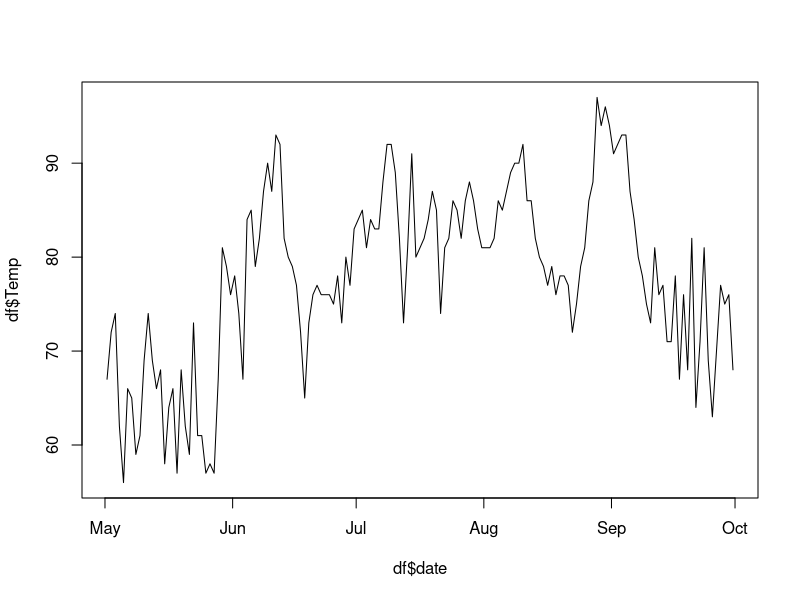
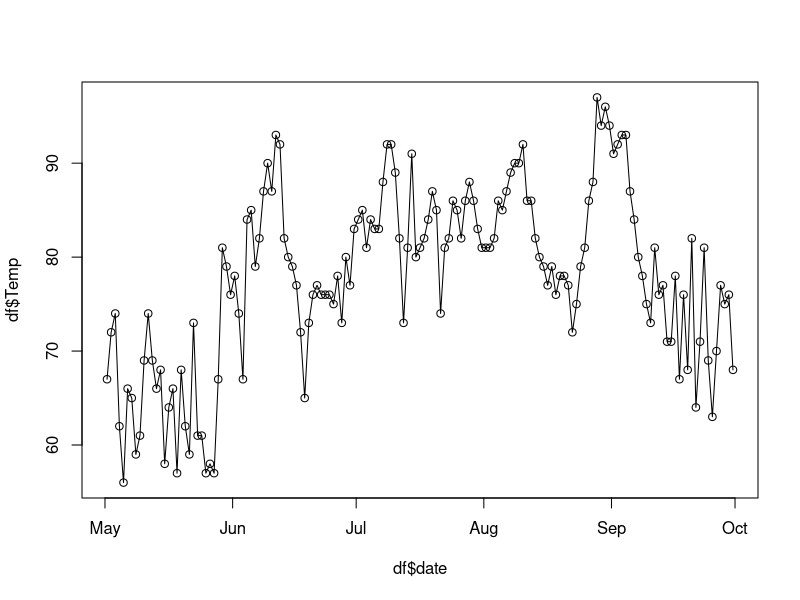
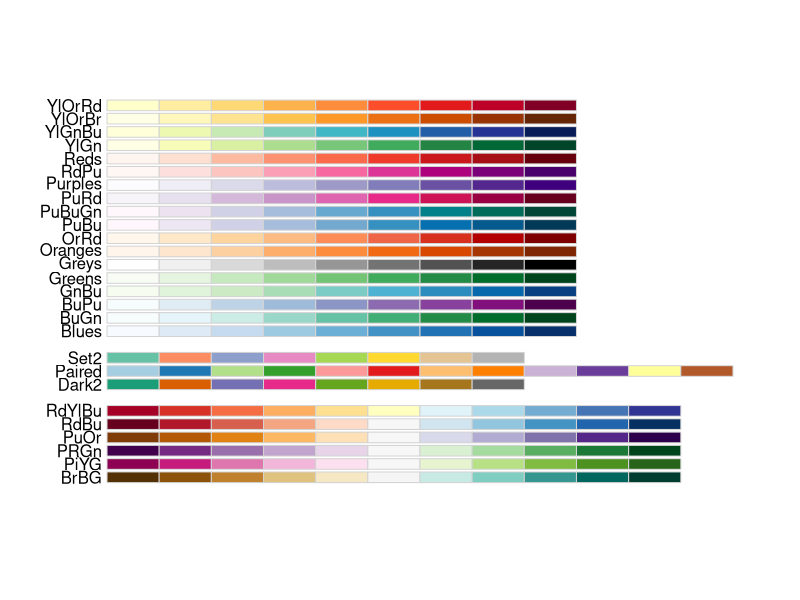
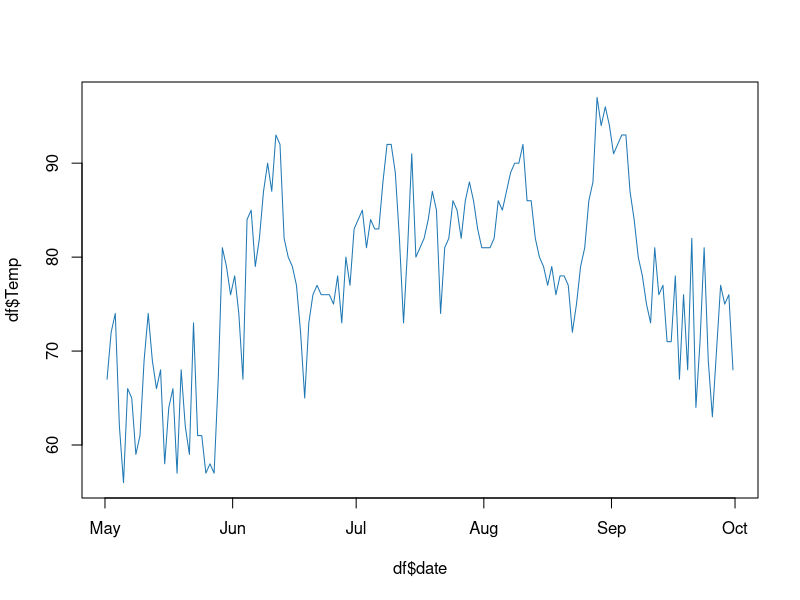
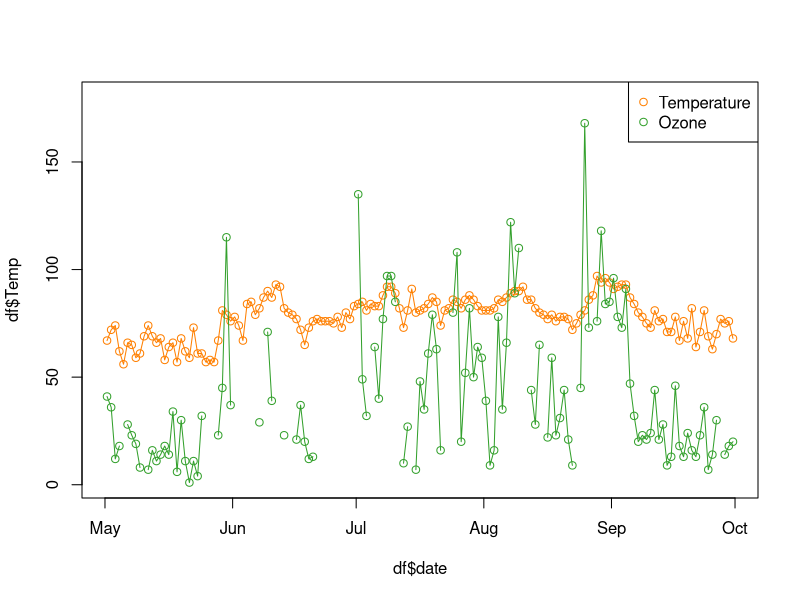
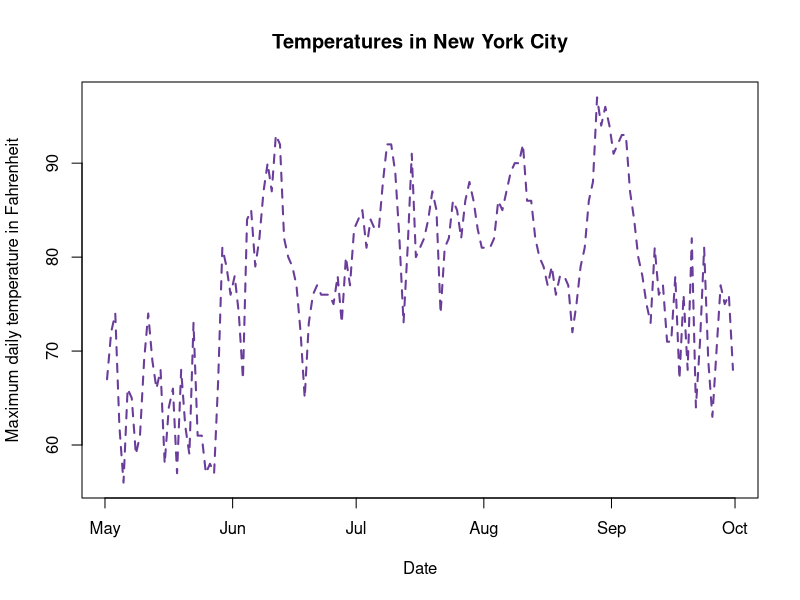
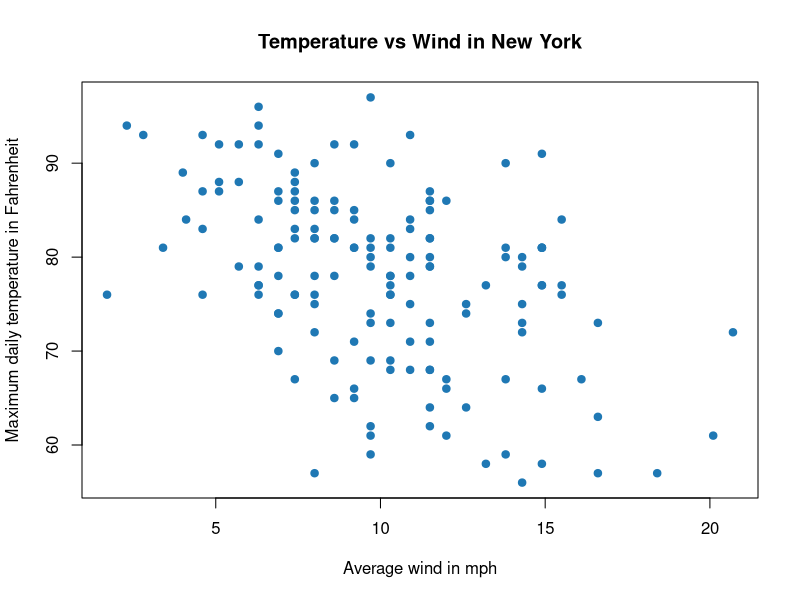
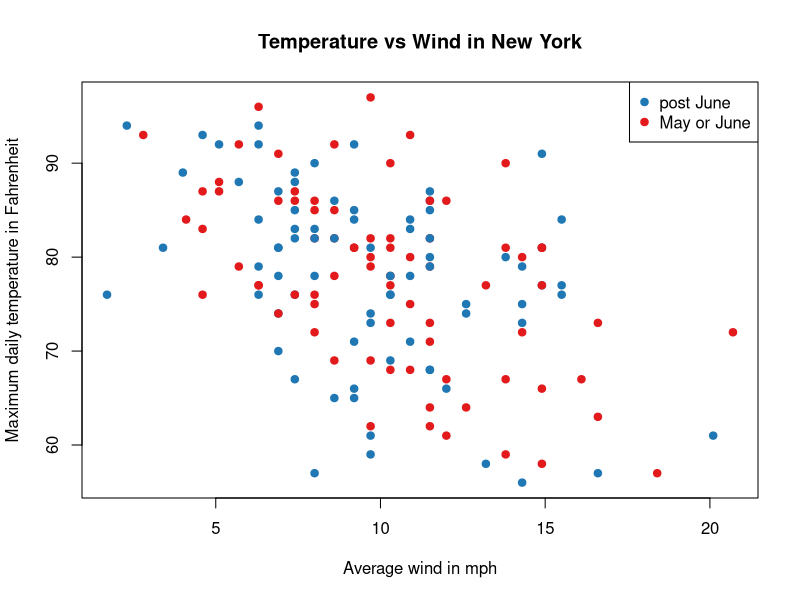

The R script that drew these images, in order:
# Section 2 - Graphics and Data Visualization in R

# setwd(): remember to set the working directory
# Menu: Session -> Set Working Directory -> To Source File Location

df = airquality     # assign built-in data set "airquality" to data frame
head(df)            # show the first parts

df$date <- ISOdate(1973, df$Month, df$Day)    # create date variable from month & day
str(df)                                       # show the structure


# Section 2 - Line and Scatter Plots

plot(df$date, df$Temp, type='l')    # x:date, y:Temp, lines only
plot(df$date, df$Temp, type='o')    # lines and points

install.packages("RColorBrewer")
library("RColorBrewer")

display.brewer.all(colorblindFriendly = TRUE)

colours <- brewer.pal(n=12, name="Paired")        # 12 colors in "Paired" palette
plot(df$date, df$Temp, type="l", col=colours[2])  # 2nd color

plot(df$date, df$Temp, type="o", ylim=c(1,180), col=colours[8])
lines(df$date, df$Ozone, type="o", col=colours[4])
legend("topright", legend=c("Temperature","Ozone"), col=colours[c(8,4)], pch=1)   # pch=1 => circle symbol

plot(df$date, df$Temp, type="l", lwd=2, lty=2,
     xlab="Date", ylab="Maximum daily temperature in Fahrenheit",
     main="Temperatures in New York City", col=colours[10])         # lty=2 => dashed

plot(df$Wind, df$Temp, pch=19, 
     xlab="Average wind in mph", ylab="Maximum daily temperature in Fahrenheit",
     main="Temperature vs Wind in New York", col=colours[2])

df$season[df$Month>6] <- 1    # create "season" variable as "1" for period after June
df$season[df$Month<=6] <- 2   # "season" variable as "2" for period before and include June
table(df$season)              # create frequency table for "season"

plot(df$Wind, df$Temp, pch=19, col=colours[c(2,6)],
     xlab="Average wind in mph", ylab="Maximum daily temperature in Fahrenheit",
     main="Temperature vs Wind in New York")
legend("topright", legend=c("post June","May or June"), 
       col=colours[c(2,6)], pch=19)

pairs(df[1:4], col=colours[c(2,6)],
      main="Matrix scatter plot of the air quality dataset",
      oma=c(5,5,5,15))                                        # set the margin
par(xpd=TRUE)                                                 # TRUE: all plotting is clipped to the figure region
legend("bottomright", legend=c("post June","May or June"),
       col=colours[c(2,6)], pch=1)


# Section 2 - Histograms and Density Plots

hist(df$Temp, breaks=20, col=colours[2])
hist(df$Temp, breaks=20, col=colours[2], freq=FALSE)    # density histogram

hist(df$Temp[df$season==1], breaks=20, xlim=c(55,100), col=colours[2],
     xlab="height", main="Distribution of Temperature before and after June")
hist(df$Temp[df$season==2], breaks=20, xlim=c(55,100), col=colours[6],
     add=TRUE)
legend("topright", legend=c("Post June","May or June"), col=colours[c(2,6)],
       pt.cex=2, pch=15)

d1 <- density(df$Temp[df$season==1])
d2 <- density(df$Temp[df$season==2])
plot(d1, xlim=c(45,100), col=colours[2], lwd=2,
     xlab="height", main="Distribution of Temperature before and after June")
lines(d2, xlim=c(45,100), col=colours[6], lwd=2)
legend("topright", legend=c("Post June","May or June"), col=colours[c(2,6)],
       lwd=2, pch=15)

boxplot(Temp ~ Month, data=df, col=colours[c(2,6,10,8,4)],
        names=c("May","Jun","Jul","Aug","Sep"))

install.packages("vioplot")
library(vioplot)
vioplot(Temp ~ Month, data=df, col=colours[c(2,6,10,8,4)],
        names=c("May","Jun","Jul","Aug","Sep"))


# Section 2 - Bar Plots

categories <- c("51-60","61-70","71-80","81-90","91-100")       # create categories
df$Temp_cat <- cut(df$Temp, seq(50,100,10), labels=categories)  # categorizing
Temp_counts <- table(df$Temp_cat)                               # create frequencies table
Temp_counts

barplot(height=Temp_counts, names=categories, col=colours[c(2,6,10,8,4)])

Temp_counts_2 <- table(df$Month, df$Temp_cat)     # two categorical variables
Temp_counts_2

barplot(height=Temp_counts_2, names=categories, col=colours[c(2,6,10,8,4)],
        legend=c("May","Jun","Jul","Aug","Sep"))

barplot(height=Temp_counts_2, names=categories, col=colours[c(2,6,10,8,4)],
        legend=c("May","Jun","Jul","Aug","Sep"), beside=TRUE)


# Section 2 - Heat Maps

head(mtcars)

data <- as.matrix(mtcars)                                 # convert data set into matrix
colblues <- colorRampPalette(brewer.pal(8,"Blues"))(25)   # set blue color with 25 expansions
heatmap(data, Rowv=NA, Colv=NA, scale="column",
        xlab="variable", main="heatmap", col=colblues)
